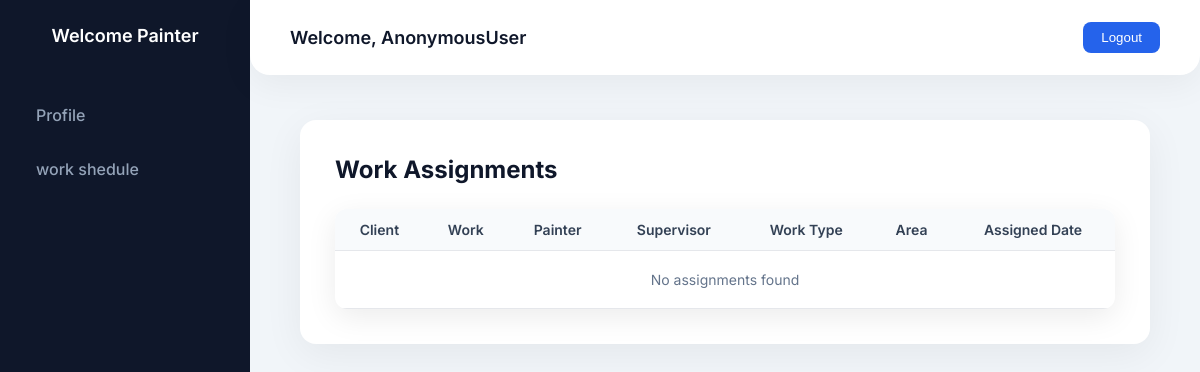
The page /painter-assigned-works/ on the database as committed earlier.
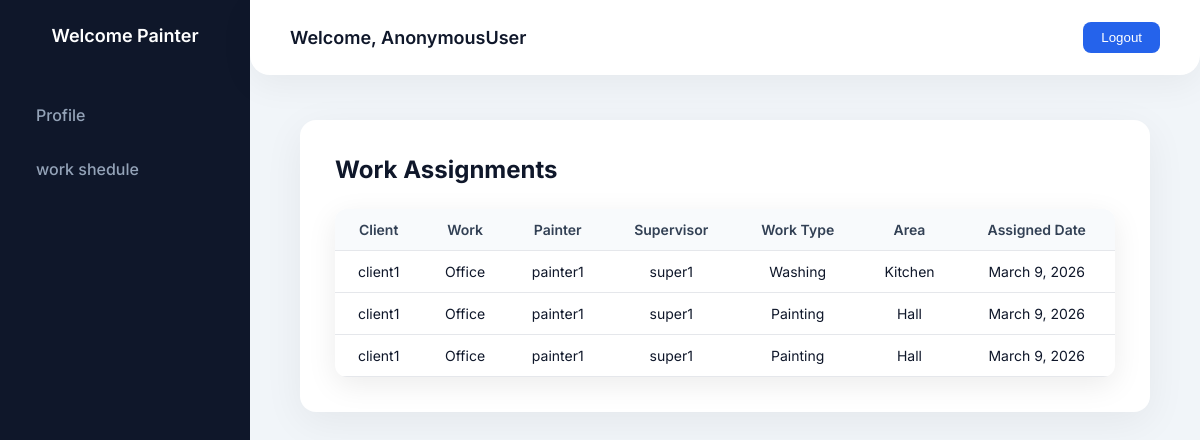
The same page on the database as committed later.
### brush_track_app/models.py (models this page shows, shortened)
class WorkAssign(models.Model):
    AREA_CHOICES = [
        ('hall', 'Hall'),
        ('bedroom', 'Bedroom'),
        ('kitchen', 'Kitchen'),
        ('bathroom', 'Bathroom'),
        ('exterior', 'Exterior'),
    ]
    WORK_TYPE_CHOICES = [
        ('painting', 'Painting'),
        ('washing', 'Washing'),
        ('cleaning', 'Cleaning'),
    ]
    STATUS_CHOICES = [
        ('pending', 'Pending'),
        ('in_progress', 'In Progress'),
        ('completed', 'Completed'),
    ]
    client = models.ForeignKey(Client, on_delete=models.CASCADE)
    work = models.ForeignKey(Work, on_delete=models.CASCADE)
    painter = models.ForeignKey(Painter, on_delete=models.CASCADE)
    supervisor = models.ForeignKey(Supervisor, on_delete=models.CASCADE)
    work_type = models.CharField(max_length=20, choices=WORK_TYPE_CHOICES)
    area = models.CharField(max_length=50, choices=AREA_CHOICES)
    status = models.CharField(max_length=20, choices=STATUS_CHOICES, default='pending')
    assigned_date = models.DateField(auto_now_add=True)

class Client(models.Model):
    client_details = models.OneToOneField("Login", on_delete=models.DO_NOTHING)
    name = models.CharField(max_length=100)
    email = models.EmailField()
    phone = models.IntegerField()
    address = models.TextField(max_length=50)
    document = models.FileField(upload_to='documents/')
    def __str__(self):
        return self.name

class Work(models.Model):
    client = models.ForeignKey("Client", on_delete=models.CASCADE)
    supervisor = models.ForeignKey("Supervisor", on_delete=models.CASCADE)
    location = models.CharField(max_length=250)
    WORK_TYPE_CHOICES = [
        ("Home", "Home"),
        ("Office", "Office"),
        ("Building", "Building"),
        ("Shop", "Shop"),
        ("Apartment", "Apartment"),
    ]
    work_type = models.CharField(
        max_length=50,
        choices=WORK_TYPE_CHOICES
    )
    square_feet = models.IntegerField(null=True, blank=True)
    paint_type = models.CharField(max_length=100, null=True, blank=True)  # Interior / Exterior
    start_date = models.DateField(null=True, blank=True)
    expected_finish_date = models.DateField(null=True, blank=True)
    budget = models.DecimalField(max_digits=10, decimal_places=2, null=True, blank=True)
    status = models.CharField(
        max_length=50,
        choices=[
            ("Pending", "Pending"),
            ("Started", "Started"),
            ("Completed", "Completed"),
        ],
        default="Pending"
    )
    created_at = models.DateTimeField(auto_now_add=True)
    def __str__(self):
        return self.work_type

class Painter(models.Model):
        painter_details = models.OneToOneField("Login",on_delete=models.CASCADE)
        supervisor = models.ForeignKey("Supervisor",on_delete=models.SET_NULL,null=True,related_name="painters")
        name = models.CharField(max_length=100)
        email = models.EmailField(unique=True)
        phone = models.CharField(max_length=15)
        address = models.TextField()
        experience_years = models.PositiveIntegerField(default=0)
        document = models.FileField(upload_to='painter_documents/',blank=True,null=True)
        def __str__(self):
            return self.name

class Supervisor(models.Model):
    supervisor_details = models.OneToOneField("Login", on_delete=models.DO_NOTHING)
    name = models.CharField(max_length=100)
    email = models.EmailField()
    phone = models.IntegerField()
    address = models.TextField(max_length=50)
    document = models.FileField(upload_to='documents/')
    id_proof = models.FileField(upload_to='documents/')
    experience_years = models.IntegerField()
    is_active = models.BooleanField(default=True)
    def __str__(self):
        return self.name

### brush_track_app/painterview.py (the view)
# urls.py: path('painter-assigned-works/', painterview.painter_assigned_works, name='painter_assigned_works') ,
def painter_assigned_works(request):
    assignments = WorkAssign.objects.all()  # എല്ലാ assignment-കളും fetch ചെയ്യുന്നു
    return render(request, "painter/painter_assigned_works.html", {"assignments": assignments})

### templates/painter/painter_assigned_works.html (shortened to what this page needs)
{% extends "painter/painter.html" %}
{% block content %}
<div class="page-header">
<div class="page-title">
Work Assignments
</div>
</div>
<div class="table-card">
<table>
<thead>
<tr>
<th>Client</th>
<th>Work</th>
<th>Painter</th>
<th>Supervisor</th>
<th>Work Type</th>
<th>Area</th>
<th>Assigned Date</th>
</tr>
</thead>
<tbody>
{% for assign in assignments %}
<tr>
<td>{{ assign.client }}</td>
<td>{{ assign.work }}</td>
<td>{{ assign.painter }}</td>
<td>{{ assign.supervisor }}</td>
<td>{{ assign.get_work_type_display }}</td>
<td>{{ assign.get_area_display }}</td>
<td>{{ assign.assigned_date }}</td>
</tr>
{% empty %}
<tr>
<td colspan="8" class="empty">
No assignments found
</td>
</tr>
{% endfor %}
</tbody>
</table>
</div>
{% endblock %}

### templates/painter/painter.html (shortened to what this page needs)
{% load static %}
<!DOCTYPE html>
<html lang="en">
<head>
<link rel="stylesheet" href="{% static 'assets/vendors/mdi/css/materialdesignicons.min.css' %}">
</head>
<body>
<div class="sidebar">
<div class="sidebar-header">
Welcome Painter
</div>
<ul>
<li>
<a href="{% url 'painter_profile' %}">
 Profile
</a>
</li>
<li>
<a href="{% url 'painter_assigned_works' %}">work shedule
</a>
</li>
</ul>
</div>
<div class="navbar">
<div class="navbar-left">
Welcome, {{ request.user }}
</div>
<div class="navbar-right">
<a href="{% url 'Log_out_painter' %}">
<button class="btn-logout">
Logout
</button>
</a>
</div>
</div>
<div class="content">
<div class="content-card">
{% block content %}
{% endblock %}
</div>
</div>
</body>
</html>

### templates/painter/painter.html (style rules this page uses)
:root { --primary:#2563eb; --gradient:linear-gradient(180deg,#3b82f6,#6366f1); --sidebar-bg:#0f172a; --sidebar-hover:rgba(255,255,255,0.06); --text-light:#94a3b8; --bg-main:#f1f5f9; }
body { margin:0; font-family:'Inter',sans-serif; background:var(--bg-main); color:#0f172a; overflow-x:hidden; }
.sidebar { position:fixed; width:250px; height:100vh; background:var(--sidebar-bg); padding-top:25px; }
.sidebar-header { text-align:center; color:white; font-weight:600; font-size:18px; margin-bottom:45px; }
.sidebar ul { list-style:none; padding:0; }
.sidebar ul li { margin:6px 0; }
.sidebar ul li a { display:flex; align-items:center; padding:14px 22px; color:var(--text-light); text-decoration:none; font-weight:500; border-radius:8px; transition:.3s; }
.navbar { position:fixed; left:250px; right:0; top:0; height:75px; background:#ffffff; display:flex; align-items:center; justify-content:space-between; padding:0 40px; border-bottom-left-radius:20px; border-bottom-right-radius:20px; box-shadow:0 10px 35px rgba(0,0,0,0.05); z-index:100; }
.navbar-left { font-weight:600; font-size:18px; }
.navbar-right { display:flex; align-items:center; gap:25px; }
.btn-logout { background:var(--primary); border:none; padding:8px 18px; border-radius:8px; color:white; font-weight:500; transition:.3s; }
.content { margin-left:250px; padding:120px 50px 50px; }
.content-card { background:white; border-radius:16px; padding:35px; box-shadow:0 10px 40px rgba(0,0,0,0.06); animation:fadeInUp .6s ease; }

### templates/painter/painter_assigned_works.html (style rules this page uses)
.page-header { display:flex; justify-content:space-between; align-items:center; margin-bottom:25px; }
.page-title { font-size:24px; font-weight:700; color:#0f172a; }
.table-card { background:#fff; border-radius:12px; box-shadow:0 8px 30px rgba(0,0,0,0.08); overflow:hidden; }
table { width:100%; border-collapse:collapse; }
th,td { padding:12px 15px; font-size:14px; text-align:center; border-bottom:1px solid #e5e7eb; }
th { background:#f8fafc; font-weight:600; color:#334155; }

Rows that differ between the two databases and show on the page:
added WorkAssign: client "client1", work "Office", painter "painter1", supervisor "super1", work_type "Washing", area "Kitchen", assigned_date "March 9, 2026"
added WorkAssign: client "client1", work "Office", painter "painter1", supervisor "super1", work_type "Painting", area "Hall", assigned_date "March 9, 2026"
added WorkAssign: client "client1", work "Office", painter "painter1", supervisor "super1", work_type "Painting", area "Hall", assigned_date "March 9, 2026"
Other text that changed with them:
text no longer shown: "No assignments found"
